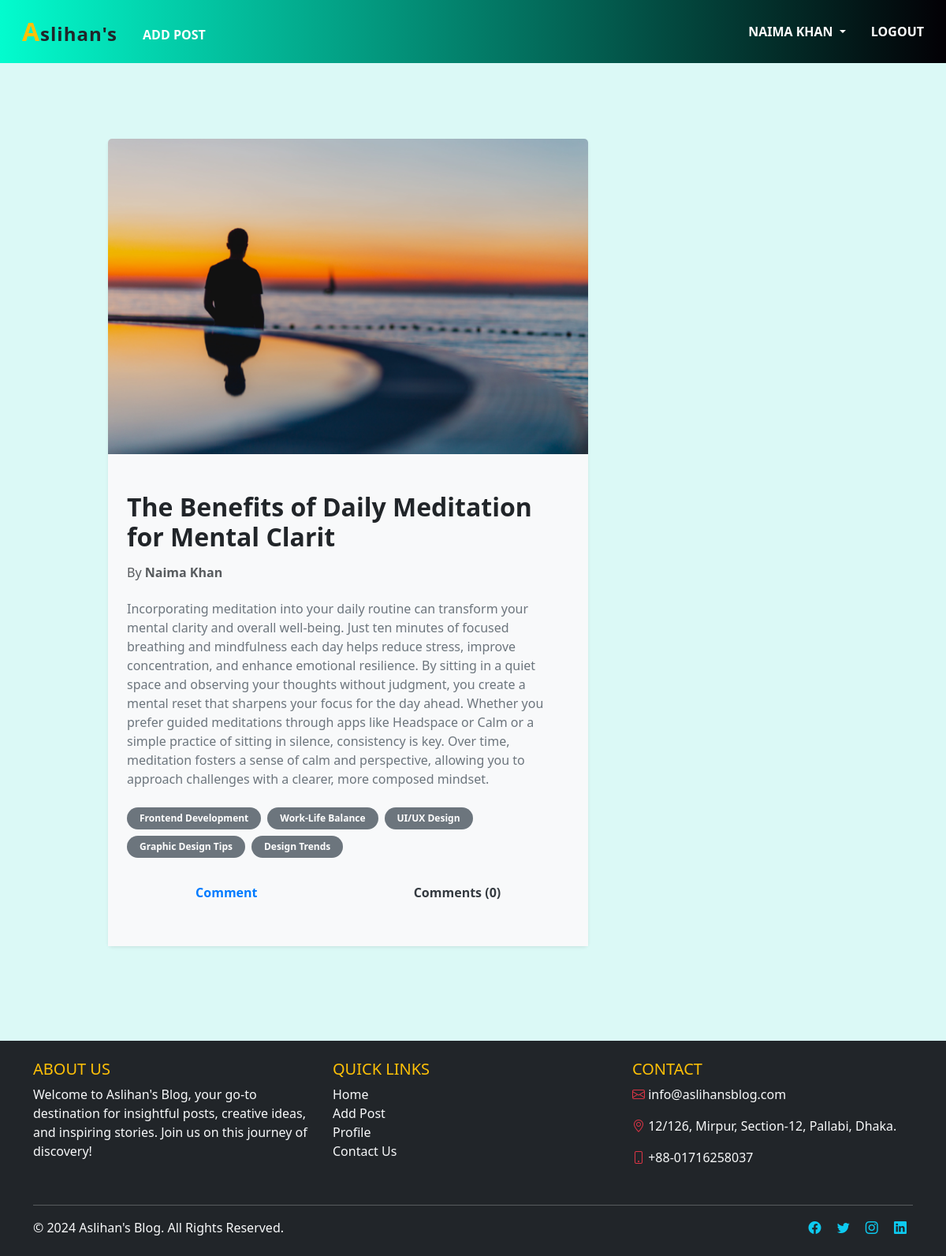
/post/post_details/32/ (signed in), run on the app's committed database.
### posts/models.py (models this page shows, shortened)
class Post(models.Model):
    title = models.CharField(max_length=50)
    content = models.TextField()
    category = models.ManyToManyField(Category)
    author = models.ForeignKey(User, on_delete=models.CASCADE)
    image = models.ImageField(upload_to='post/', blank=True, null=True)

### categories/models.py (models this page shows, shortened)
class Category(models.Model):
    name = models.CharField(max_length=20)
    slug = models.CharField(max_length=100, unique=True, null=True, blank = True)

### posts/views.py (the view, shortened to what this page needs)
# urls.py: path('post_details/<int:id>/', views.PostDetails.as_view(), name = 'post_details'),
class PostDetails(DetailView):
    model = models.Post
    template_name = 'post_details.html'
    pk_url_kwarg = 'id'
    def get_context_data(self, **kwargs):
        context = super().get_context_data(**kwargs)
        post = self.object # post model er object ekhane store korlam
        comments = post.comments.all()
        comment_form = forms.CommentForm()
        context['comments'] = comments
        context['comment_form'] = comment_form
        return context

### posts/templates/post_details.html (shortened to what this page needs)
{% extends "base.html" %}
{% block content %}
<div class="container py-5">
  <div class="row justify-content-center">
    <div class="col-lg-10">
      <div class="row">
        <div class="col-lg-8 mb-4">
          <div class="card shadow-sm border-0 rounded-lg">
            {% if post.image %}
            <img
              src="{{ post.image.url }}"
              class="card-img-top"
              alt="Post Image"
              style="max-height: 400px; object-fit: cover;"
            />
            {% endif %}
            <div class="card-body px-4 py-5 bg-light">
              <h2 class="card-title fw-bold text-dark mb-3">{{ post.title }}</h2>
              <h6 class="text-muted">
                By <span class="fw-bold">{{ post.author.first_name }} {{ post.author.last_name }}</span>
              </h6>
              <p class="card-text text-secondary mt-4">{{ post.content }}</p>
              <div class="d-flex flex-wrap gap-2 mt-4">
                {% for cat in post.category.all %}
                <span class="badge bg-secondary text-white px-3 py-2 rounded-pill">{{ cat.name }}</span>
                {% endfor %}
              </div>
              <div class="d-flex justify-content-around align-items-center gap-4 mt-4">
                <a
                  id="toggleCommentForm"
                  class="text-decoration-none fw-bold px-3 py-2"
                  onclick="toggleSection('commentFormSection')"
                  style="
                    color: #007bff;
                    transition: all 0.3s ease;
                    font-size: 1rem;
                    cursor: pointer;
                  "
                  onmouseover="this.style.backgroundColor='#007bff'; this.style.color='#fff'; this.style.transform='scale(1.05)';"
                  onmouseout="this.style.backgroundColor='transparent'; this.style.color='#007bff'; this.style.transform='scale(1)';"
                >
                  Comment
                </a>
                <a
                  id="toggleComments"
                  class="text-decoration-none fw-bold px-3 py-2"
                  onclick="toggleSection('commentsSection')"
                  style="
                    color: #343a40;
                    transition: all 0.3s ease;
                    font-size: 1rem;
                    cursor: pointer;
                  "
                  onmouseover="this.style.backgroundColor='#343a40'; this.style.color='#fff'; this.style.transform='scale(1.05)';"
                  onmouseout="this.style.backgroundColor='transparent'; this.style.color='#343a40'; this.style.transform='scale(1)';"
                >
                Comments ({{ comments|length }})
                </a>
              </div>
            </div>
          </div>
        </div>
        <div class="col-lg-4">
                {% load crispy_forms_tags %}
        </div>
      </div>
    </div>
  </div>
</div>
{% endblock %}

### templates/base.html (shortened to what this page needs)
<!DOCTYPE html>
<html lang="en">
  <head>
    <link
      href="https://cdn.jsdelivr.net/npm/bootstrap-icons/font/bootstrap-icons.css"
      rel="stylesheet"
    />
    <link
      href="https://cdn.jsdelivr.net/npm/bootstrap@5.3.3/dist/css/bootstrap.min.css"
      rel="stylesheet"
    />
  </head>
  <body>
    <header>
      <nav class="navbar navbar-expand-lg navbar-dark bg-dark">
        <div class="container-fluid">
          <div class="collapse navbar-collapse" id="navbarSupportedContent">
            <ul class="navbar-nav me-auto mb-2 mb-lg-0">
              <li class="nav-item">
                <a
                  class="nav-link active text-uppercase px-3"
                  aria-current="page"
                  href="{% url 'home' %}"
                >
                  <span class="styled-text text-dark">
                    <span class="highlight-a">A</span>slihan's
                  </span>
                </a>
              </li>
              {% if request.user.is_authenticated %}
              <li class="nav-item">
                <a
                  class="nav-link text-uppercase px-3 mt-3"
                  href="{% url 'add_post' %}"
                  >Add Post</a
                >
              </li>
              {% endif %}
            </ul>
            <div>
              <ul class="navbar-nav me-auto mb-2 mb-lg-0">
                {% if request.user.is_authenticated %}
                <li class="nav-item dropdown">
                  <a
                    class="nav-link dropdown-toggle text-uppercase px-3"
                    href="#"
                    id="profileDropdown"
                    role="button"
                    data-bs-toggle="dropdown"
                    aria-expanded="false"
                  >
                    {{request.user.first_name}} {{request.user.last_name}}
                  </a>
                </li>
                <li class="nav-item">
                  <a
                    class="nav-link text-uppercase px-3"
                    href="{% url 'logout' %}"
                    >Logout</a
                  >
                </li>
                {% endif %}
              </ul>
            </div>
          </div>
        </div>
      </nav>
    </header>
    <main class="flex-grow-1 py-5">
      {% block content %}{% endblock %}
    </main>
    <footer class="text-light py-4 bg-dark">
      <div class="container">
        <div class="row">
          <div class="col-lg-4 col-md-6 mb-4">
            <h5 class="text-uppercase text-warning">About Us</h5>
            <p>
              Welcome to Aslihan's Blog, your go-to destination for insightful
              posts, creative ideas, and inspiring stories. Join us on this
              journey of discovery!
            </p>
          </div>
          <div class="col-lg-4 col-md-6 mb-4">
            <h5 class="text-uppercase text-warning">Quick Links</h5>
            <ul class="list-unstyled">
              <li>
                <a
                  href="{% url 'home' %}"
                  class="text-light text-decoration-none"
                  >Home</a
                >
              </li>
              <li>
                <a
                  href="{% url 'add_post' %}"
                  class="text-light text-decoration-none"
                  >Add Post</a
                >
              </li>
              <li>
                <a
                  href="{% url 'profile' %}"
                  class="text-light text-decoration-none"
                  >Profile</a
                >
              </li>
              <li>
                <a href="" class="text-light text-decoration-none"
                  >Contact Us</a
                >
              </li>
            </ul>
          </div>
          <div class="col-lg-4 col-md-12">
            <h5 class="text-uppercase text-warning">Contact</h5>
            <p>
              <i class="bi bi-envelope text-danger"></i>
              <a href="" class="text-light text-decoration-none"
                >info@aslihansblog.com</a
              >
            </p>
            <p>
              <i class="bi bi-geo-alt text-danger"></i> 12/126, Mirpur,
              Section-12, Pallabi, Dhaka.
            </p>
            <p class="">
              <i class="bi bi-phone text-danger"></i> +88-01716258037
            </p>
          </div>
        </div>
        <hr class="border-light" />
        <div class="d-flex justify-content-between align-items-center">
          <p class="mb-0">&copy; 2024 Aslihan's Blog. All Rights Reserved.</p>
          <div>
            <a href="#" class="text-info text-decoration-none mx-2"
              ><i class="bi bi-facebook"></i
            ></a>
            <a href="#" class="text-info text-decoration-none mx-2"
              ><i class="bi bi-twitter"></i
            ></a>
            <a href="#" class="text-info text-decoration-none mx-2"
              ><i class="bi bi-instagram"></i
            ></a>
            <a href="#" class="text-info text-decoration-none mx-2"
              ><i class="bi bi-linkedin"></i
            ></a>
          </div>
        </div>
      </div>
    </footer>
  </body>
</html>

### templates/base.html (style rules this page uses)
html, body { height: 100%; margin: 0; background-color: #dbf9f6; color: #2c3e50; }
body { display: flex; flex-direction: column; }
main { flex-grow: 1; }
.card { transition: transform 0.3s ease, box-shadow 0.3s ease; }
.nav-item .styled-text { font-size: 1.5rem; color: dark; letter-spacing: 1px; text-transform: lowercase; }
.nav-item .styled-text .highlight-a { font-size: 2rem; color: #ffc107; font-style: normal; text-transform: uppercase; }
.navbar { background: linear-gradient(90deg, #03fcce, #030005); transition: background-color 0.5s ease-in-out; }
.navbar .nav-link { color: #fff; font-weight: 600; transition: color 0.3s ease-in-out, transform 0.3s ease-in-out; }

### data on the page
Post: image (picture), title "The Benefits of Daily Meditation for Mental Clarit", author.first_name "Naima", author.last_name "Khan", content "Incorporating meditation into your daily routine can transform your mental clarity and overall well-being. Just ten minutes of focused breathing and mindfulness each day helps reduce stress, improve concentration, and enhance emotional resilience. By sitting in a quiet space and observing your thoughts without judgment, you create a mental reset that sharpens your focus for the day ahead. Whether you prefer guided meditations through apps like Headspace or Calm or a simple practice of sitting in silence, consistency is key. Over time, meditation fosters a sense of calm and perspective, allowing you to approach challenges with a clearer, more composed mindset."
Category: name "Frontend Development"
Category: name "Work-Life Balance"
Category: name "UI/UX Design"
Category: name "Graphic Design Tips"
Category: name "Design Trends"

### other printed values
{{ request.user.first_name }} "NAIMA"
{{ request.user.last_name }} "KHAN"
{{ comments|length }} "0"
